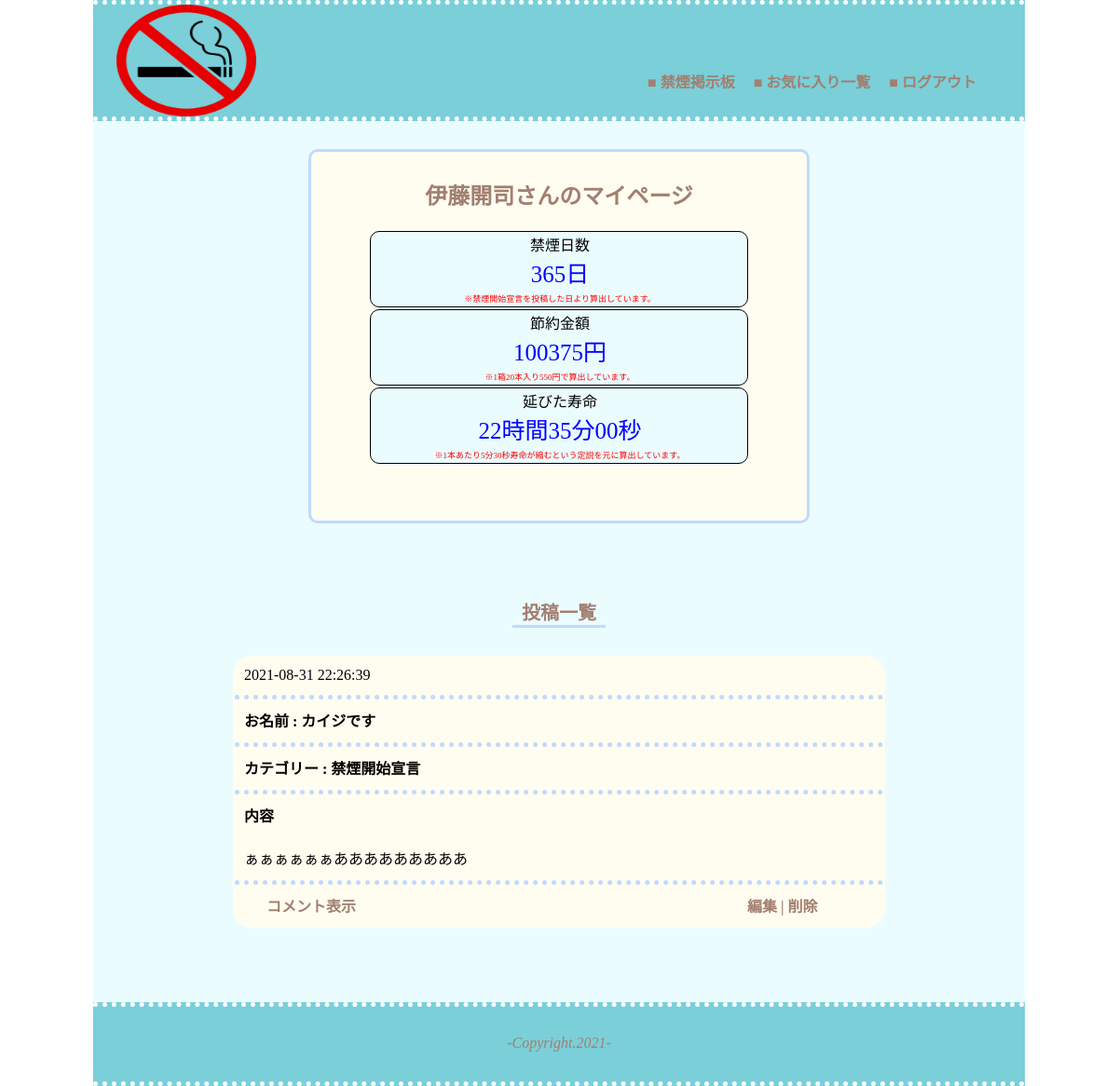
Screenshot of /mypage.php (signed in) with the database file from the repository.
### tables this page shows
CREATE TABLE `troubles` (
  `id` int(11) NOT NULL,
  `user_id` int(11) NOT NULL,
  `category_id` int(11) NOT NULL,
  `name` varchar(32) NOT NULL,
  `trouble` varchar(256) NOT NULL,
  `create_at` datetime NOT NULL
);

CREATE TABLE `categories` (
  `id` int(11) NOT NULL,
  `category` varchar(32) NOT NULL
);

### php.original/model/DB.php (called while the page is built, shortened)
<?php
 class DB {
   private $host;
   private $dbname;
   private $user;
   private $pass;
   function __construct($host, $dbname, $user, $pass) {
     $this->host = $host;
     $this->dbname = $dbname;
     $this->user = $user;
     $this->pass = $pass;
   }
   public function connectDB() {
     $this->connect = new PDO('mysql:host='.$this->host.';dbname='.$this->dbname.';charset=utf8', $this->user, $this->pass);
   }
 }

### php.original/model/User.php (called while the page is built, shortened)
<?php
 require_once("DB.php");
class User extends DB {
  public function troublemy($id) {
    $sql = 'SELECT t.id,t.user_id,t.category_id,t.name,t.trouble,t.create_at,c.category FROM troubles t join  categories c on t.category_id=c.id join users u on u.id=t.user_id WHERE u.id=:id order by create_at desc';
    $stmt = $this->connect->prepare($sql);
    $params = array(':id' => $id);
    $stmt->execute($params);
    $result = $stmt->fetchAll();
    return $result;
 }
public function datetime($id){
  $sql = 'SELECT create_at FROM troubles  where category_id = 1 and user_id = :id';
  $stmt = $this->connect->prepare($sql);
  $params = array(':id' => $id);
  $stmt->execute($params);
  $result = $stmt->fetch();
  return $result;
}
}
?>

### php.original/config/config.php (called while the page is built)
<?php
 $host = 'localhost';
 $dbname = 'origin_php';
 $user = 'root';
 $pass = 'root';

### mypage.php (the view, shortened to what this page needs)
<?php
require_once("php.original/config/config.php");
require_once("php.original/model/User.php");
function h($post){
  return htmlspecialchars($post,ENT_QUOTES,'UTF-8');
}
try{
  $user = new User($host, $dbname, $user, $pass);
  $user->connectDB();
  $date = $user->datetime($_SESSION['User']['id']);
  if(isset($_GET['del'])){
    $user->troubledel($_GET['del']);
    $post = $user->troublemy($_SESSION['User']['id']);
  }elseif(isset($_GET['update'])){
    $post['edit'] = $user->findById($_GET['update']);
  }elseif(isset($_GET['com'])) {
    $post['trouble'] = $user->findById($_GET['com']);
    $result2 = $user->commentAll($_GET['com']);
  } else {
    $post = $user->troublemy($_SESSION['User']['id']);
  }
  } catch(PDOException $e) {
    echo "エラー:".$e->getMessage()."<br>";
  }
?>
<!DOCTYPE html>
<html lang="ja">
  <head>
    <link rel="stylesheet" type="text/css" href="php.original/css/mypage.css">
    <link rel="stylesheet" type="text/css" href="php.original/css/base.css">
    <link rel="stylesheet" href="https://cdn.jsdelivr.net/bxslider/4.2.12/jquery.bxslider.css">
  </head>
  <body>
  <div id="wrapper">
   <div id="all">
    <div class="mypage">
      <div id="days">
        <h2><?=$_SESSION['User']['name']?>さんのマイページ</h2>
        <?php if(isset($date['create_at'])): ?>
        <?php date_default_timezone_set('Asia/Tokyo');
              $day = new DateTime($date['create_at']);
              $today = new DateTime('now');
              $diff = $day->diff($today);
              $result_day = $diff->format('%a');?>
        <?php $number = $_SESSION['User']['number']; ?>
        <?php function MultTime($time,$kake,$result_day){
              $tArry=explode(":",$time);
              $hour=$tArry[0]*60;
              $secnd=round($tArry[2]/60,2);
              $mins=$hour+$tArry[1]+$secnd;
              $ans= $mins*$kake*$result_day*60;
              return date("H時間i分s秒",mktime(0,0,$ans));
              }
              $time="00:05:30";?>
        <table id="mypage">
          <tr><td>禁煙日数</br><span1><?php echo $result_day."日"; ?></span1><span2> </br>※禁煙開始宣言を投稿した日より算出しています。</span2></td></tr>
          <tr><td>節約金額</br><span1><?php echo $number*27.5*$result_day."円"; ?></span1><span2> </br>※1箱20本入り550円で算出しています。</span2></td></tr>
          <tr><td>延びた寿命</br><span1><?php echo MultTime($time,$number,$result_day); ?></span1><span2> </br>※1本あたり5分30秒寿命が縮むという定説を元に算出しています。</span2></td></tr>
        </table>
      <?php else: ?>
        <p>禁煙掲示板で禁煙宣言をするとその日から禁煙日数が表示されます。</p>
      <?php endif; ?>
      </div>
    <div class="big-box">
    <div class="tro-box">
      <?php if(isset($_GET['update'])): ?>
        <?php if(isset($message["name"])) echo "<p class='red'>".$message["name"]."</p>" ?>
        <?php if(isset($message["trouble"])) echo "<p class='red'>".$message["trouble"]."</p>" ?>
        <div id="toukou">
        <h3>禁煙記録を編集する</h3>
        <form action=""  method="post">
          <p>お名前を入力してください(ニックネーム可)</p>
          <input id="name-t" type="text" name="name"  value="<?php if(isset($post['edit'])) echo $post['edit']['name']; ?>">
        <p>項目を選択してください</p>
          <select name="category_id" value="<?php if(isset($post['edit'])) echo $post['edit']['category_id']; ?>">
            <option value="1">禁煙開始宣言</option>
            <option value="2">禁煙初日〜１週間</option>
            <option value="3">禁煙１週間〜1ヶ月</option>
            <option value="4">禁煙1ヶ月〜3ヶ月</option>
            <option value="5">禁煙3ヶ月〜1年</option>
          </select>
          <p>内容</p>
          <textarea id="tro_comment" name="trouble"><?php if(isset($post['edit'])) echo $post['edit']['trouble']; ?></textarea>
          <input id="t-btn" type="submit" onclick = "if(!confirm('この内容を投稿します。宜しいでしょうか？')) return false;" value="投稿する">
          <input type="hidden" name="id" value="<?php  echo $post['edit']['id'] ?>">
          <a id="can" href="mypage.php" >キャンセル</a>
        </form>
        </div>
        <?php else: ?>
        <?php if($post): ?>
          <div class="mytroubles">
          <h3>投稿一覧</h3>
        </div >
        <?php foreach ($post as $row): ?>
        <table id="trouble">
          <tr><td><?php echo h($row['create_at']) ?></td></tr>
          <tr><th>お名前 : <?php echo h($row['name']) ?></th></tr>
          <tr><th>カテゴリー : <?php echo h($row['category']) ?></th></tr>
          <tr><th>内容 </th></tr>
          <tr><td><?php echo h($row['trouble']) ?></tr></td>
          <?php if(isset($_GET['com'])): ?>
            <tr><th>
              <a id="right" href="mypage.php">&ensp;&emsp;コメント閉じる</a>
            </tr></th>
          <?php else: ?>
            <tr><th>
              <a id="right" href="?com=<?=$row['id']?> ">&ensp;&emsp;コメント表示</a>
              <a id="right" href = "?update=<?=$row['id']?>" >&emsp;&emsp;&emsp;&emsp;&emsp;&emsp;&emsp;&emsp;&emsp;&emsp;&emsp;&emsp;&emsp;&emsp;&emsp;&emsp;&emsp;&emsp;&emsp;&emsp;&emsp;&emsp;&emsp;&emsp;&emsp;&emsp;編集&nbsp;|</a>
              <a href = "?del=<?=$row['id']?>" onclick = "if(!confirm('この投稿をを削除します。宜しいでしょうか？')) return false;">削除</a>
            </tr></th>
          <?php endif; ?>
          <?php endforeach; ?>
        </table>
        <?php endif; ?>
        <?php endif; ?>
      </div>
      </div>
   </div>
  </div>
  </body>
</html>

### php.original/css/mypage.css (style rules this page uses)
#days { text-align: center; width: 50%; height: 380px; padding: 0.5em 1em; margin: 30px auto; font-size: 100%; color: rgb(162, 127, 112); background: #FFF; border: solid 3px #bfdafd; border-radius: 10px; background-color: rgb(255, 253, 240); }
.mytroubles h3 { text-align: center; font-size: 20px; width: 100px; margin: 30px auto; background: #FFF; border-bottom: solid 3px #bfdafd; background-color: rgb(235, 252, 255); }
#mypage { margin: auto; }
#mypage td { margin-bottom: 10px; width: 400px; border: 1px solid black; border-radius: 10px; text-align: center; padding-left: 3px; color: black; background-color: rgb(235, 252, 255); }
ul { padding: 0; }
span1 { font-size: 25px; color: blue; }
span2 { font-size: xx-small; color: red; }
.tro-box { width: 1000px; }
table#trouble { background-color: rgb(255, 253, 240); width: 70%; margin: 0 auto 20px auto; border-radius: 20px; }
#trouble th { border-top: 5px dotted #bfdafd; text-align: left; padding: 10px 0 10px 10px; }
#trouble td { padding: 10px 0 10px 10px; white-space: pre-wrap; }

### php.original/css/base.css (style rules this page uses)
body { margin: 0; padding: 0; display: block; }
h3 { text-align: center; padding-top: 50px; font-size: 25px; color: rgb(162, 127, 112); }
#wrapper { width: 1000px; margin: 0 auto; background-color: rgb(235, 252, 255); }
#logo2 { width: 150px; height: 120px; margin-left: 25px; }
a { text-decoration: none; color: rgb(162, 127, 112); }
li { list-style-type: none; }
#g-navi { display: flex; border-bottom: 5px dotted white; border-top: 5px dotted white; height: 120px; background-color: rgb(122, 207, 216); width: 1000px; margin: 0 auto; }
#g-navi li { margin-left: 20px; font-size: 16px; font-weight: bold; }
#g-navi ul { padding: 0; margin-left: 400px; }
.navigation { display: flex; margin-top: 70px; margin-left: 10px; }
footer { height: 80px; background-color: rgb(122, 207, 216); border-top: 5px dotted white; border-bottom: 5px dotted white; width: 1000px; margin: 80px auto 0 auto; }
address { text-align: center; padding-top: 30px; color: rgb(162, 127, 112); }

### rows the page displays
troubles: $number*27.5*$result_day "100375", create_at "2021-08-31 22:26:39", name "カイジです", category.category "禁煙開始宣言", trouble "ぁぁぁぁぁぁあああああああああ"

### other values shown
$_SESSION['User']['name'] "伊藤開司"
